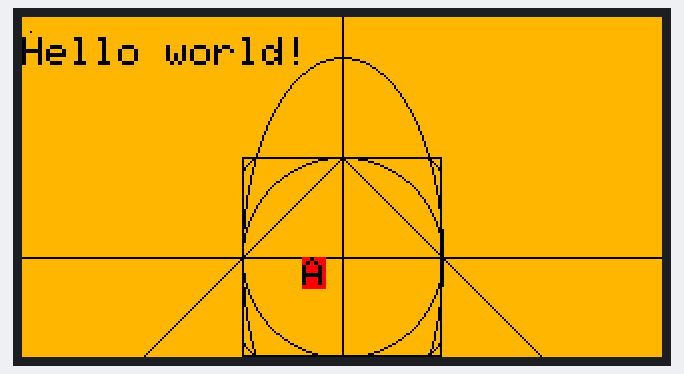
This sketch was run on a simulated ESP32. On the bench: 320×170 colour display.

Above: at 3.4 s.

The sketch:

Wio_Terminal_Graphics.ino
```cpp
#include"TFT_eSPI.h"
TFT_eSPI tft;

void setup() {
    tft.begin();
    tft.setRotation(3);

    // fill screen
    tft.fillScreen(TFT_NAVY);
    delay(1000);
    tft.fillScreen(TFT_DARKGREY);
    delay(1000);
    tft.fillScreen(TFT_ORANGE);
    delay(1000);

    // drawing a black pixel at (4,7)
    tft.drawPixel(4,7,TFT_BLACK);

    // drawing line
    tft.drawFastHLine(0,120,320,TFT_BLACK);
    tft.drawFastVLine(160,0,240,TFT_BLACK);

    // drawing rectangles
    tft.drawRect(110,70,100,100,TFT_BLACK);

    // drawing circles
    tft.drawCircle(160,120,50,TFT_BLACK);

    // drawing ellipse
    tft.drawEllipse(160,120,50,100,TFT_BLACK);

    // drawing triangles
    tft.drawTriangle(160,70,60,170,260,170,TFT_BLACK);

    // drawing round rectangles
    tft.drawRoundRect(110,70,100,100,10,TFT_BLACK);

    // drawing charactor
    tft.drawChar(140,120,'A',TFT_BLACK, TFT_RED,2);

    // drawing text strings
    tft.setTextColor(TFT_BLACK);
    tft.setTextSize(2);
    tft.drawString("Hello world!", 0, 10);
}

void loop() {}
```
